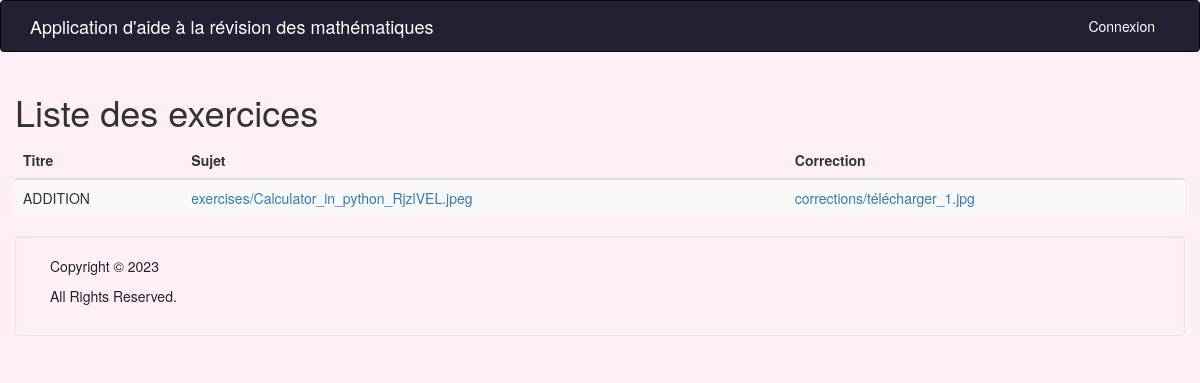
The page /home_teacher/liste_exercise on the database its author committed.
### accounts/models.py (models this page shows)
class Exercise(models.Model):
    course = models.ForeignKey(Course, on_delete=models.CASCADE)
    title = models.CharField(max_length=100)
    exercise_file = models.FileField(upload_to='exercises/')
    correction_file = models.FileField(upload_to='corrections/')

### accounts/views.py (the view)
# urls.py: path("home_teacher/liste_exercise", list_exercise, name="liste_exercise"),
def list_exercise(request):
    exercises = Exercise.objects.all()
    context = {'exercises': exercises }
    return render(request,"accounts/liste_exercice.html" ,context )

### accounts/templates/accounts/liste_exercice.html
{% extends "accounts/base.html" %}
{% block content %}
<h1>Liste des exercices</h1>
<table class="table table-striped">
  <thead>
    <tr>
      <th>Titre</th>
      <th>Sujet</th>
      <th>Correction</th>
    </tr>
  </thead>
  <tbody>
    {% for exercise in exercises %}
    <tr>
      <td>{{ exercise.title }}</td>
      <td><a href="{{ exercise.exercise_file.url }}">{{ exercise.exercise_file }}</a></td>
      <td><a href="{{ exercise.correction_file.url }}">{{ exercise.correction_file }}</a></td>
    </tr>
    {% endfor %}
  </tbody>
</table>
{% endblock %}

### rows shown on the page
Exercise: title "ADDITION", exercise_file "exercises/Calculator_in_python_RjzlVEL.jpeg", correction_file "corrections/télécharger_1.jpg"
